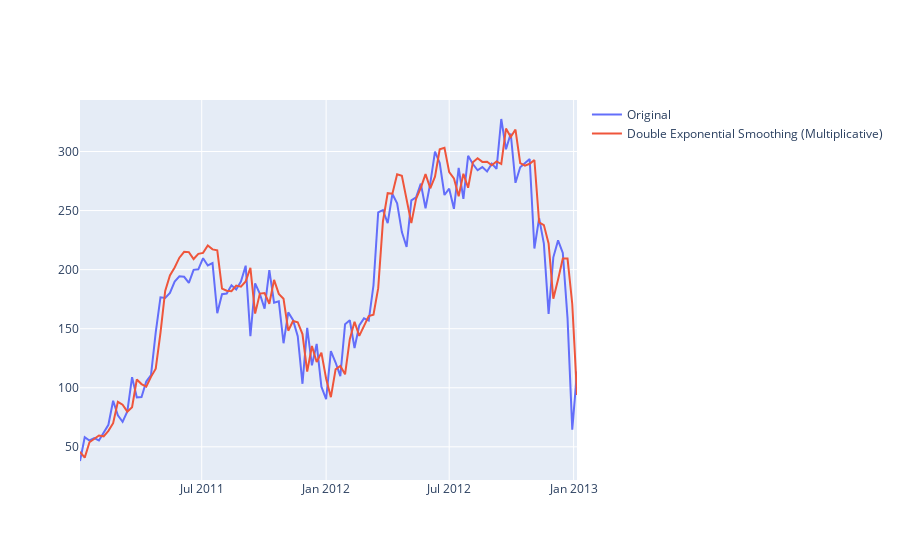

The cell this chart's notebook holds for it:
### Markdown cell above
# Двойное экспоненциальное сглаживание

### Code cell
df_agg['des_mul']=ExponentialSmoothing(df_agg['mean'], trend='mul').fit().fittedvalues


iplot(Figure(data=[Scatter(x =df_agg.index,
                          y = df_agg['mean'],
                          name = 'Original'),
                  Scatter(x = df_agg.index,
                         y = df_agg['des_mul'],
                         name = 'Double Exponential Smoothing (Multiplicative)')]))
